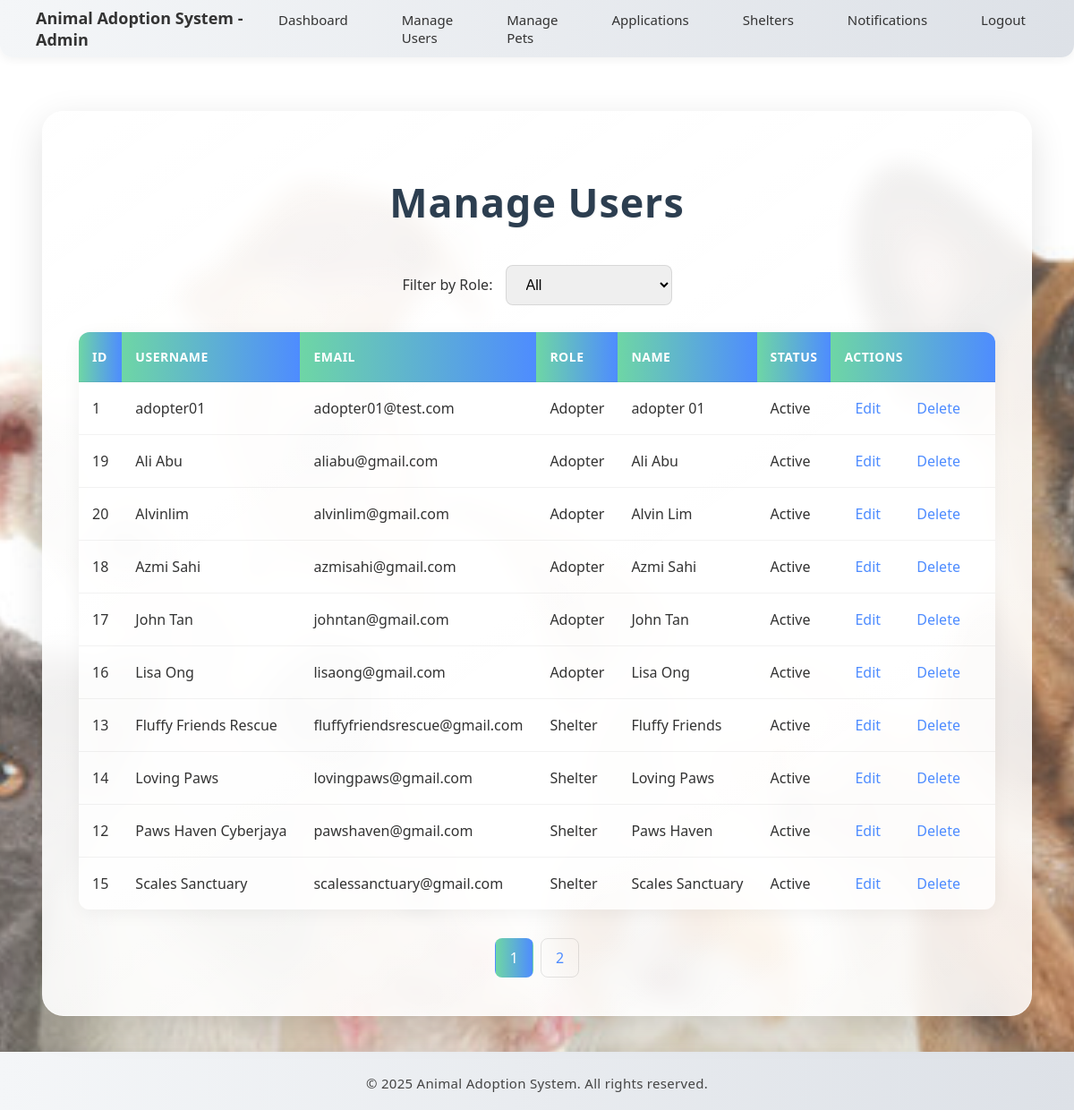
Screenshot of /admin/manage_users.php (signed in) with the database file from the repository.
### tables this page shows
CREATE TABLE `users` (
  `id` int(11) NOT NULL,
  `username` varchar(100) NOT NULL,
  `email` varchar(255) NOT NULL,
  `password` varchar(255) NOT NULL,
  `first_name` varchar(100) DEFAULT NULL,
  `last_name` varchar(100) DEFAULT NULL,
  `phone_number` varchar(12) DEFAULT NULL,
  `role` enum('adopter','shelter','admin') NOT NULL,
  `created_at` timestamp NOT NULL DEFAULT current_timestamp(),
  `phone` varchar(20) DEFAULT NULL,
  `status` varchar(50) NOT NULL DEFAULT 'active'
);

### admin/manage_users.php (the view, shortened to what this page needs)
<?php
include('../db_connection.php');
$allowed_roles = ['adopter', 'shelter'];
$filter = isset($_GET['role']) && in_array($_GET['role'], $allowed_roles) ? $_GET['role'] : '';
$where = '';
$types = '';
$limit = 10;
$page = isset($_GET['page']) && is_numeric($_GET['page']) ? (int)$_GET['page'] : 1;
$offset = ($page - 1) * $limit;
$count_query = "SELECT COUNT(*) AS total FROM users $where";
$count_stmt = $conn->prepare($count_query);
$count_stmt->execute();
$total_result = $count_stmt->get_result()->fetch_assoc();
$total_pages = ceil($total_result['total'] / $limit);
$sql = "SELECT id, username, email, role, first_name, last_name, status
        FROM users $where
        ORDER BY role, username
        LIMIT ?, ?";
$stmt = $conn->prepare($sql);
if ($filter) {
    $stmt->bind_param($types . "ii", $filter, $offset, $limit);
} else {
    $stmt->bind_param("ii", $offset, $limit);
}
$stmt->execute();
$result = $stmt->get_result();
?>
<!DOCTYPE html>
<html>
<head>
    <link rel="stylesheet" href="../css/common.css">
</head>
<body>
<?php include('../includes/navbar_admin.php'); ?>
<div class="page-wrapper">
    <div class="content-container">
        <h1>Manage Users</h1>
        <div class="filter">
            <form method="GET">
                <label>Filter by Role:</label>
                <select name="role" onchange="this.form.submit()">
                    <option value="">All</option>
                </select>
            </form>
        </div>
        <table>
            <thead>
                <tr>
                    <th>ID</th>
                    <th>Username</th>
                    <th>Email</th>
                    <th>Role</th>
                    <th>Name</th>
                    <th>Status</th>
                    <th>Actions</th>
                </tr>
            </thead>
            <tbody>
            <?php while ($row = $result->fetch_assoc()): ?>
                <tr>
                    <td><?= htmlspecialchars($row['id']) ?></td>
                    <td><?= htmlspecialchars($row['username']) ?></td>
                    <td><?= htmlspecialchars($row['email']) ?></td>
                    <td><?= htmlspecialchars(ucfirst($row['role'])) ?></td>
                    <td><?= htmlspecialchars($row['first_name'] . ' ' . $row['last_name']) ?></td>
                    <td><?= htmlspecialchars(ucfirst($row['status'])) ?></td>
                    <td class="actions">
                        <a href="edit_user.php?id=<?= $row['id'] ?>">Edit</a>
                        <a href="delete_user.php?id=<?= $row['id'] ?>" onclick="return confirm('Are you sure?')">Delete</a>
                    </td>
                </tr>
            <?php endwhile; ?>
            </tbody>
        </table>
        <div class="pagination">
            <?php for ($i = 1; $i <= $total_pages; $i++): ?>
                <a href="?role=<?= htmlspecialchars($filter) ?>&page=<?= $i ?>" class="<?= $page === $i ? 'active' : '' ?>">
                    <?= $i ?>
                </a>
            <?php endfor; ?>
        </div>
    </div>
</div>
<?php include('../includes/footer.php'); ?>
</body>
</html>

### css/common.css (style rules this page uses)
html, body { height: 100%; margin: 0; display: flex; flex-direction: column; }
.page-wrapper { flex: 1; display: flex; flex-direction: column; }

### admin/manage_users.php (style rules this page uses)
body { margin: 0; font-family: 'Segoe UI', sans-serif; background: linear-gradient(rgba(255,255,255,0.2), rgba(255,255,255,0.2)), url('../images/PetsBackground2.jpg') no-repeat center center fixed; background-size: cover; color: #333; }
.page-wrapper { padding: 40px 20px; max-width: 1400px; margin: 0 auto; }
.content-container { background: linear-gradient(145deg, rgba(255, 255, 255, 0.95), rgba(255, 255, 255, 0.85)); backdrop-filter: blur(12px); -webkit-backdrop-filter: blur(12px); border-radius: 24px; padding: 40px; box-shadow: 0 12px 40px rgba(0, 0, 0, 0.12); border: 1.5px solid rgba(255, 255, 255, 0.4); margin-top: 20px; }
h1 { text-align: center; font-weight: 700; margin-bottom: 40px; color: #2c3e50; font-size: 2.8em; letter-spacing: 1px; text-shadow: 1px 1px 2px rgba(0,0,0,0.05); }
.filter { text-align: center; margin-bottom: 30px; }
.filter label { font-weight: 500; color: #333; margin-right: 10px; }
.filter select { padding: 12px 18px; border: 1.5px solid rgba(0,0,0,0.1); border-radius: 8px; font-size: 16px; transition: all 0.3s; }
table { width: 100%; border-collapse: collapse; margin-top: 30px; background: rgba(255, 255, 255, 0.8); border-radius: 12px; overflow: hidden; box-shadow: 0 4px 20px rgba(0, 0, 0, 0.05); }
th, td { padding: 18px 15px; text-align: left; border-bottom: 1px solid rgba(0, 0, 0, 0.05); }
th { background: linear-gradient(90deg, #6ed6a5 0%, #4e8cff 100%); color: white; font-weight: 600; font-size: 14px; text-transform: uppercase; letter-spacing: 0.5px; }
tr:last-of-type td { border-bottom: none; }
.actions a { margin-right: 12px; text-decoration: none; color: #4e8cff; font-weight: 500; padding: 6px 12px; border-radius: 6px; transition: background 0.2s, color 0.2s; }
.pagination { text-align: center; margin-top: 30px; }
.pagination a { display: inline-block; padding: 10px 16px; border: 1.5px solid rgba(0,0,0,0.1); margin: 2px; text-decoration: none; color: #4e8cff; border-radius: 8px; font-weight: 500; transition: all 0.3s; }
.pagination a.active { background: linear-gradient(90deg, #6ed6a5 0%, #4e8cff 100%); color: white; border-color: transparent; }

### rows the page displays
users: id "1", username "adopter01", email "adopter01@test.com", role "Adopter", first_name+last_name "adopter 01", status "Active"
users: id "19", username "Ali Abu", email "aliabu@gmail.com", role "Adopter", first_name+last_name "Ali Abu", status "Active"
users: id "20", username "Alvinlim", email "alvinlim@gmail.com", role "Adopter", first_name+last_name "Alvin Lim", status "Active"
users: id "18", username "Azmi Sahi", email "azmisahi@gmail.com", role "Adopter", first_name+last_name "Azmi Sahi", status "Active"
users: id "17", username "John Tan", email "johntan@gmail.com", role "Adopter", first_name+last_name "John Tan", status "Active"
users: id "16", username "Lisa Ong", email "lisaong@gmail.com", role "Adopter", first_name+last_name "Lisa Ong", status "Active"
users: id "13", username "Fluffy Friends Rescue", email "fluffyfriendsrescue@gmail.com", role "Shelter", first_name+last_name "Fluffy Friends", status "Active"
users: id "14", username "Loving Paws", email "lovingpaws@gmail.com", role "Shelter", first_name+last_name "Loving Paws", status "Active"
users: id "12", username "Paws Haven Cyberjaya", email "pawshaven@gmail.com", role "Shelter", first_name+last_name "Paws Haven", status "Active"
users: id "15", username "Scales Sanctuary", email "scalessanctuary@gmail.com", role "Shelter", first_name+last_name "Scales Sanctuary", status "Active"
